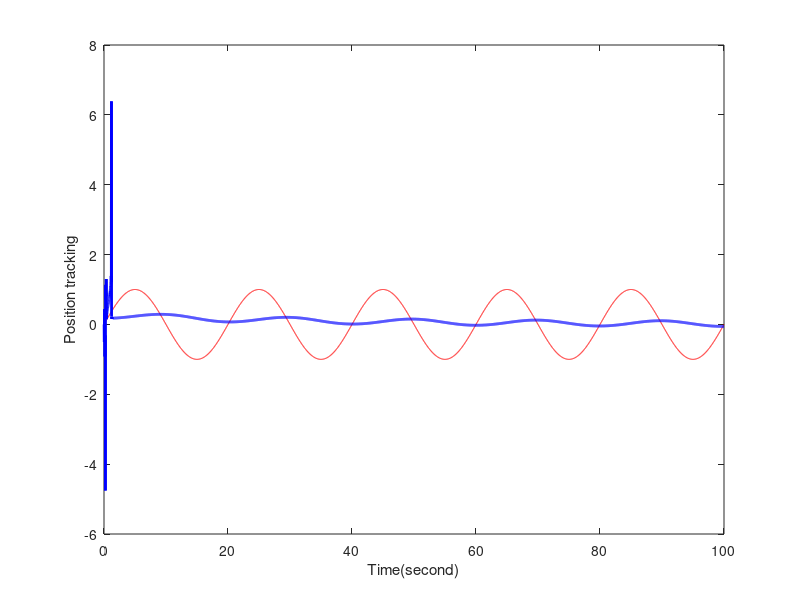
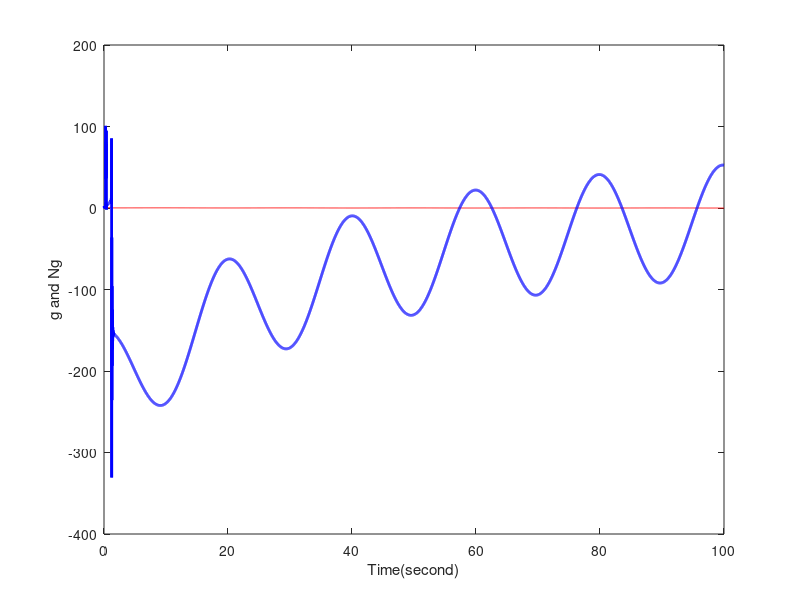
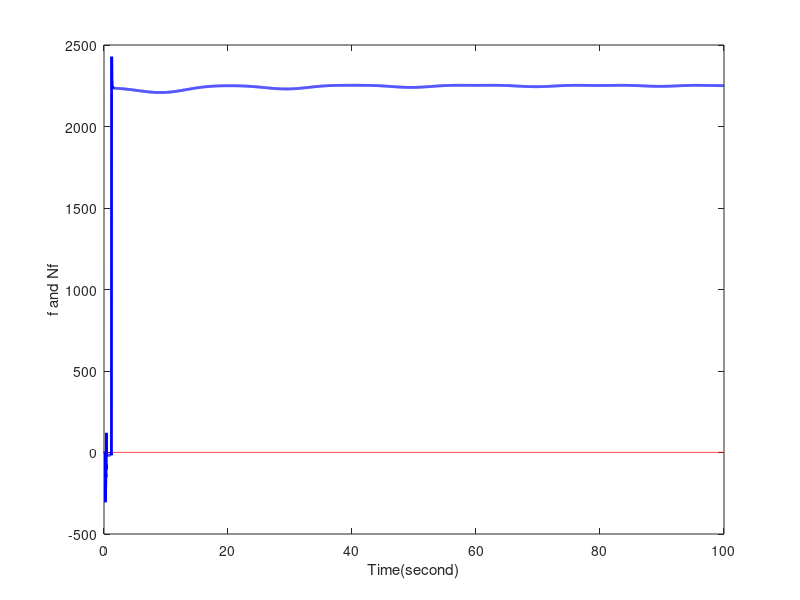

Reproduce these figures in MATLAB, in order.
%Self-Correct control based RBF Identification
clear all;
close all;

xite1=0.15;
xite2=0.50;
alfa=0.05;

% network structure 1-5-1
parameter_weight = 0.5; % 0.1, 1 
% 权值较小时， 输出结果偏离较大，波动明显;
% 随着权值逐渐增大，输出结果偏离逐渐减小，直到重合，波动也逐渐减小，不断向0靠拢
w=parameter_weight*ones(5,1);
v=parameter_weight*ones(5,1);

% 高斯基函数
cij=[-1 -0.5 0 0.5 1]; % 0.5->3, 0.5->9  cj值离输入越近，高斯函数对输入越敏感
bj=10; % 0.5, 10 宽度在合适范围内时，误差在0周围细微波动

h=zeros(5,1);
 
w_1=w;w_2=w_1;
v_1=v;v_2=v_1;
u_1=0;y_1=0;

 ts=0.02;
 for k=1:1:5000
 time(k)=k*ts;
 r(k)=sin(0.1*pi*k*ts);
 
 %Practical Plant;
 g(k)=0.8*sin(y_1);
 f(k)=0.5+0.2*sin(y_1);
 y(k)=g(k)+f(k)*u_1;
 
 for j=1:1:5
    h(j)=exp(-norm(y_1-cij(:,j))^2/(2*bj*bj));
 end
  
 Ng(k)=w'*h;
 Nf(k)=v'*h;

 ym(k)=Ng(k)+Nf(k)*u_1;
 
 e(k)=y(k)-ym(k);
 
 d_w=0*w;
 for j=1:1:5
    d_w(j)=xite1*e(k)*h(j);
 end
 w=w_1+d_w+alfa*(w_1-w_2);
 
 d_v=0*v;
 for j=1:1:5
    d_v(j)=xite2*e(k)*h(j)*u_1;
 end
 v=v_1+d_v+alfa*(v_1-v_2);
 
 u(k)=-Ng(k)/Nf(k)+r(k)/Nf(k);
 
 u_1=u(k);
 y_1=y(k);
 
 w_2=w_1;
 w_1=w;
 
 v_2=v_1;
 v_1=v;
end

figure(1);
plot(time,r,'r',time,y,'b','linewidth',2);
xlabel('Time(second)');ylabel('Position tracking');
figure(2);
plot(time,g,'r',time,Ng,'b','linewidth',2);
xlabel('Time(second)');ylabel('g and Ng');
figure(3);
plot(time,f,'r',time,Nf,'b','linewidth',2);
xlabel('Time(second)');ylabel('f and Nf');